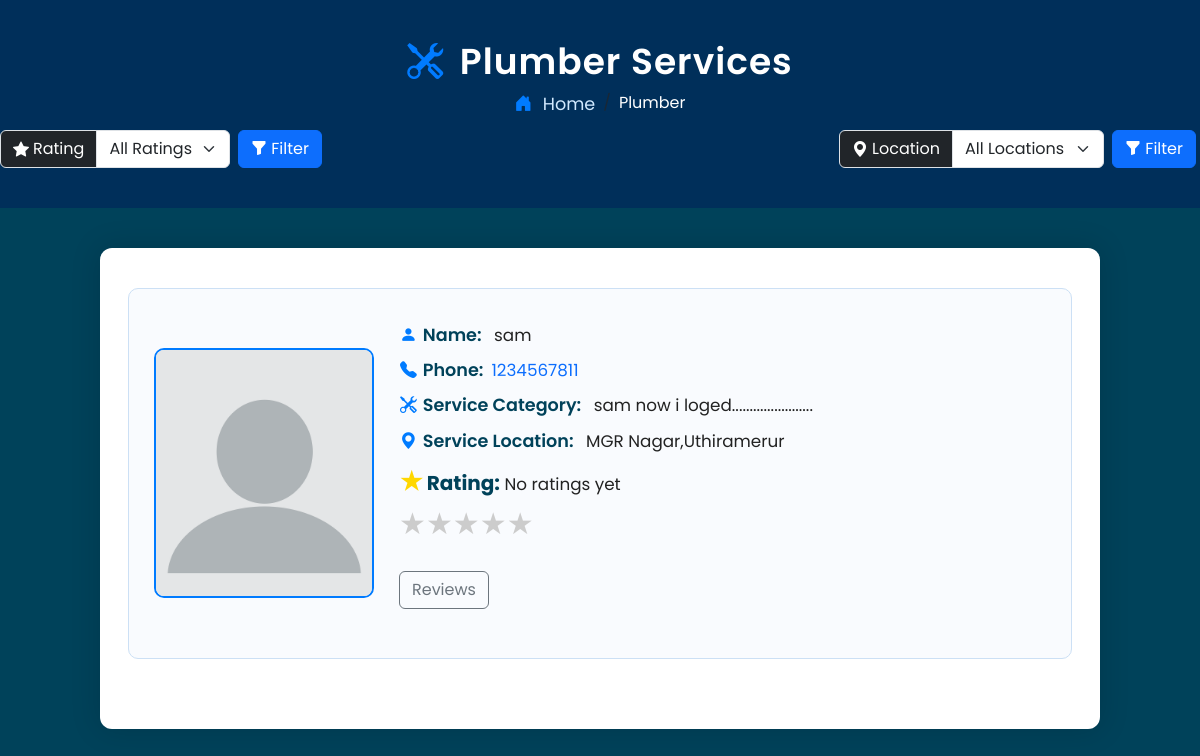
Page /plumber/ on the committed database.
### myapp/models.py (models this page shows, shortened)
class Service(models.Model):
    SERVICE_CHOICES = [
        ('PLUMBER', 'Plumber'),
        ('ELECTRICIAN', 'Electrician'),
        ('CARPENTER', 'Carpenter'),
        ('TV TECH', 'TV Technician'),
    ]
    user = models.ForeignKey(User, on_delete=models.CASCADE)
    name = models.CharField(max_length=100)
    service_type = models.CharField(max_length=50, choices=SERVICE_CHOICES)
    description = models.TextField()
    address = models.CharField(max_length=255, blank=True, null=True)
    contact_no = models.CharField(max_length=15, blank=True, null=True)
    created_at = models.DateTimeField(auto_now_add=True)
    updated_at = models.DateTimeField(auto_now=True)

### myapp/views.py (the view)
# urls.py: path('plumber/', views.plumber, name='plumber'),
def plumber(request):
    selected_location = request.GET.get('location', '')
    min_rating = request.GET.get('rating', '')
    services = Service.objects.filter(service_type='PLUMBER')
    if selected_location:
        services = services.filter(address__icontains=selected_location)
    for service in services:
        service.review = Review.objects.filter(service=service)
        service.average_rating = service.review.aggregate(Avg('rating'))['rating__avg'] or 0
    if min_rating:
        try:
            min_rating = float(min_rating)
            services = [s for s in services if s.average_rating >= min_rating]
        except ValueError:
            pass
    locations = Service.objects.filter(service_type='PLUMBER') \
                               .values_list('address', flat=True).distinct()
    return render(request, 'plumber.html', {
        'services': services,
        'locations': locations,
        'rating': min_rating,
        'selected_location': selected_location,
    })

### templates/plumber.html (shortened to what this page needs)
{% extends 'chatbot.html' %}
{% load static %}
{% block content %}
<!DOCTYPE html>
<html lang="en">
<head>
    <link href="https://cdn.jsdelivr.net/npm/bootstrap@5.3.3/dist/css/bootstrap.min.css" rel="stylesheet">
    <link href="https://cdn.jsdelivr.net/npm/bootstrap-icons@1.10.5/font/bootstrap-icons.css" rel="stylesheet">
    <link rel="stylesheet" href="{% static 'css/plumber.css' %}">
</head>
<body>
<div class="profile-header">
    <h2><i class="bi bi-tools icon"></i> Plumber Services</h2>
    <nav aria-label="breadcrumb">
        <ol class="breadcrumb mb-2">
            <li class="breadcrumb-item">
                <a href="{% url 'homepage' %}">
                    <i class="bi bi-house-door-fill icon"></i> Home
                </a>
            </li>
            <li class="breadcrumb-item active text-white" aria-current="page">Plumber</li>
        </ol>
        <div class="d-flex justify-content-between align-items-center">
            <form method="get" action="" class="w-100 d-flex justify-content-between flex-wrap align-items-center gap-2">
                <div class="input-group py-1" style="max-width: 230px;">
                    <label class="input-group-text bg-dark text-white" for="ratingSelect">
                        <i class="bi bi-star-fill me-1"></i> Rating
                    </label>
                    <select name="rating" id="ratingSelect" class="form-select">
                        <option value="">All Ratings</option>
                    </select>
                </div>
                <button type="submit" class="btn btn-primary" style="height: 38px; border-radius: 0.375rem;">
                    <i class="bi bi-funnel-fill"></i> Filter
                </button>
                <div class="input-group" style="max-width: 265px;">
                    <label class="input-group-text bg-dark text-white" for="locationSelect">
                        <i class="bi bi-geo-alt-fill me-1"></i> Location
                    </label>
                    <select name="location" id="locationSelect" class="form-select">
                        <option value="">All Locations</option>
                    </select>
                </div>
                <button type="submit" class="btn btn-primary me-1" style="height: 38px; border-radius: 0.375rem;">
                    <i class="bi bi-funnel-fill"></i> Filter
                </button>
            </form>
        </div>
    </nav>
</div>
<div class="container profile-container">
    <div class="row">
        {% if services %}
            {% for service in services %}
                <div class="profile-box">
                    <img src="{% static 'images/logo/profile.webp' %}" alt="Profile Picture">
                    <div class="profile-details">
                        <p><i class="bi bi-person-fill icon"></i><span class="label">Name:</span> {{ service.name }}</p>
                        <p><i class="bi bi-telephone-fill icon"></i><span class="label">Phone:</span><a href="tel:{{ service.contact_no }}">{{ service.contact_no }}</a></p>
                        <p><i class="bi bi-tools icon"></i><span class="label">Service Category:</span> {{ service.description|truncatewords:20 }}</p>
                        <p><i class="bi bi-geo-alt-fill icon"></i><span class="label">Service Location:</span> {{ service.address }}</p>
                        <p><strong><span style="color: gold; font-size: 25px;">&#9733;</span> Rating:</strong>
                            {% if service.average_rating %}
                                <span>{{ service.average_rating|floatformat:1 }} stars</span>
                            {% else %}
                                No ratings yet
                            {% endif %}
                        </p>
                        <div class="mb-4">
                            <div class="rating-stars">
                                {% for i in "54321" %}
                                    <label for="star{{ i }}-{{ service.id }}" title="{{ i }} stars">&#9733;</label>
                                {% endfor %}
                            </div>
                        </div>
                        <div class="reviews mb-4">
                            <button class="btn btn-outline-secondary" data-bs-toggle="modal" data-bs-target="#reviewModal"
                                    onclick="openReviewModal('{{ service.id }}')">Reviews</button>
                        </div>
                    </div>
                </div>
            {% endfor %}
        {% endif %}
    </div>
</div>
</body>
</html>
{% endblock content %}

### static/css/plumber.css (style rules this page uses)
body { background-color: #00425A; font-family: 'Poppins', sans-serif; color: #333; }
.profile-header { text-align: center; color: #ffffff; padding: 40px 0 20px 0; background-color: #002f5a; }
.profile-header h2 { font-size: 36px; font-weight: 600; letter-spacing: 1px; }
.breadcrumb { background: transparent; justify-content: center; }
.breadcrumb-item a { color: #d0e9ff; text-decoration: none; font-size: 1.1rem; }
.profile-container { background-color: #ffffff; margin: 40px auto; padding: 40px; border-radius: 12px; max-width: 1000px; box-shadow: 0 0 30px rgba(0, 0, 0, 0.15); animation: fadeIn 1s ease-in-out; }
.profile-box { display: flex; align-items: center; gap: 25px; border: 1px solid #cce0f5; border-radius: 10px; padding: 25px; margin-bottom: 30px; transition: transform 0.3s, box-shadow 0.3s; background-color: #f9fbfe; }
.profile-box img { width: 220px; height: 250px; object-fit: cover; border-radius: 10px; border: 2px solid #007BFF; }
.profile-details { flex: 1; }
.profile-details p { margin: 0; padding: 8px 1px 1px ; font-size: 1.05rem; color: #222; }
.label { font-weight: 600; margin-right: 8px; color: #00425A; font-size: 1.1rem; }
.icon { color: #007BFF; margin-right: 6px; transition: transform 0.3s ease; }
h2 { font-size: 2rem; font-weight: 600; }
.rating-stars { direction: rtl; display: inline-flex; }
.rating-stars label { font-size: 30px; color: #ccc; cursor: pointer; transition: color 0.2s; }
strong { color:#00425A; font-size: 20px; }
span { font-size: 19px; font-weight: bold; }
a { text-decoration: none; }

### rows in the picture
Service: name "sam", contact_no "1234567811", description "sam now i loged.......................", address "MGR Nagar,Uthiramerur", shows "No ratings yet"
